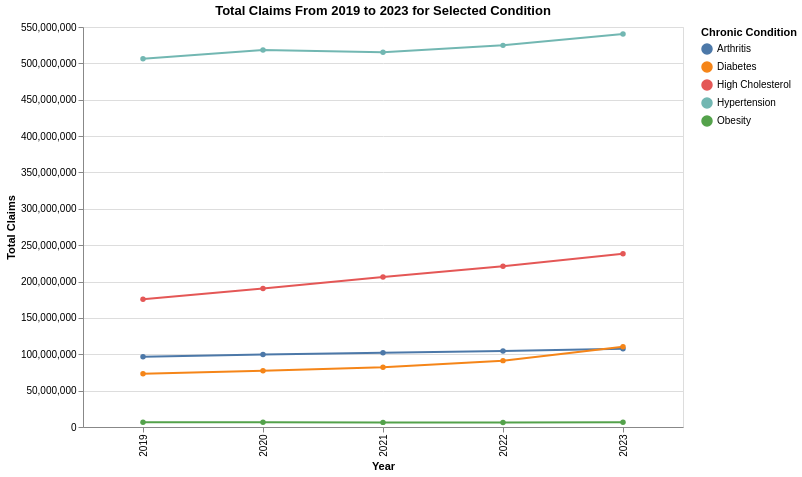

Write notebook code for a chart like this one.
### Code cell
import pandas as pd
import altair as alt

df = pd.read_csv("medicare_with_conditions.csv")

conditions = ["Hypertension", "High Cholesterol", "Diabetes", "Obesity", "Arthritis"]
claims = ["Tot_Clms_2019", "Tot_Clms_2020", "Tot_Clms_2021", "Tot_Clms_2022", "Tot_Clms_2023"]

# create a new df with only the top 5 conditions we are looking at and organize the claims by year
conditions_df = df[df['Disease_Category'].isin(conditions)]
new_df = conditions_df.melt(id_vars = ["Disease_Category"], 
                            value_vars = claims, 
                            var_name = "Year", 
                            value_name = "Total_Claims")

new_df["Year"] = new_df["Year"].str[-4:].astype(int)

# find the total number of claims per year for each condition
sum_df = new_df.groupby(["Disease_Category", "Year"], as_index = False)["Total_Claims"].sum()

# create line plot using altair
input_dropdown = alt.binding_select(options = [None] + conditions,
                                    labels = ["All"] + conditions,
                                    name = "Chronic Condition: ")
selection = alt.selection_point(fields = ["Disease_Category"], bind = input_dropdown)

alt.Chart(sum_df).mark_line(point = True).encode(
    x = alt.X("Year:O"),
    y = alt.Y("Total_Claims:Q", title = "Total Claims"),
    color = alt.Color("Disease_Category:N", legend = alt.Legend(title="Chronic Condition")),
    tooltip = [alt.Tooltip("Disease_Category:N", title="Condition"),
               alt.Tooltip("Year:O"),
               alt.Tooltip("Total_Claims:Q", title="Total Claims")]
).add_params(
    selection
).transform_filter(
    selection
).properties(
    width = 600,
    height = 400,
    title = "Total Claims From 2019 to 2023 for Selected Condition"
)

### Figure 1 — Vega-Lite specification as saved in the notebook (floating-point values rounded to 4 significant figures)
{"config": {"view": {"continuousWidth": 300, "continuousHeight": 300}}, "data": {"name": "data-930f45f68ec96c402a9d7106899c15ce"}, "mark": {"type": "line", "point": true}, "encoding": {"color": {"field": "Disease_Category", "legend": {"title": "Chronic Condition"}, "type": "nominal"}, "tooltip": [{"field": "Disease_Category", "title": "Condition", "type": "nominal"}, {"field": "Year", "type": "ordinal"}, {"field": "Total_Claims", "title": "Total Claims", "type": "quantitative"}], "x": {"field": "Year", "type": "ordinal"}, "y": {"field": "Total_Claims", "title": "Total Claims", "type": "quantitative"}}, "height": 400, "params": [{"name": "param_69", "select": {"type": "point", "fields": ["Disease_Category"]}, "bind": {"input": "select", "options": [null, "Hypertension", "High Cholesterol", "Diabetes", "Obesity", "Arthritis"], "labels": ["All", "Hypertension", "High Cholesterol", "Diabetes", "Obesity", "Arthritis"], "name": "Chronic Condition: "}}], "title": "Total Claims From 2019 to 2023 for Selected Condition", "transform": [{"filter": {"param": "param_69"}}], "width": 600, "$schema": "https://vega.github.io/schema/vega-lite/v5.8.0.json", "datasets": {"data-930f45f68ec96c402a9d7106899c15ce": [{"Disease_Category": "Arthritis", "Year": 2019, "Total_Claims": 96730000.0}, {"Disease_Category": "Arthritis", "Year": 2020, "Total_Claims": 99580000.0}, {"Disease_Category": "Arthritis", "Year": 2021, "Total_Claims": 102100000.0}, {"Disease_Category": "Arthritis", "Year": 2022, "Total_Claims": 104400000.0}, {"Disease_Category": "Arthritis", "Year": 2023, "Total_Claims": 107700000.0}, {"Disease_Category": "Diabetes", "Year": 2019, "Total_Claims": 73130000.0}, {"Disease_Category": "Diabetes", "Year": 2020, "Total_Claims": 77380000.0}, {"Disease_Category": "Diabetes", "Year": 2021, "Total_Claims": 82080000.0}, {"Disease_Category": "Diabetes", "Year": 2022, "Total_Claims": 91250000.0}, {"Disease_Category": "Diabetes", "Year": 2023, "Total_Claims": 110300000.0}, {"Disease_Category": "High Cholesterol", "Year": 2019, "Total_Claims": 175700000.0}, {"Disease_Category": "High Cholesterol", "Year": 2020, "Total_Claims": 190500000.0}, {"Disease_Category": "High Cholesterol", "Year": 2021, "Total_Claims": 206200000.0}, {"Disease_Category": "High Cholesterol", "Year": 2022, "Total_Claims": 221000000.0}, {"Disease_Category": "High Cholesterol", "Year": 2023, "Total_Claims": 238400000.0}, {"Disease_Category": "Hypertension", "Year": 2019, "Total_Claims": 506400000.0}, {"Disease_Category": "Hypertension", "Year": 2020, "Total_Claims": 518500000.0}, {"Disease_Category": "Hypertension", "Year": 2021, "Total_Claims": 515200000.0}, {"Disease_Category": "Hypertension", "Year": 2022, "Total_Claims": 524700000.0}, {"Disease_Category": "Hypertension", "Year": 2023, "Total_Claims": 540400000.0}, {"Disease_Category": "Obesity", "Year": 2019, "Total_Claims": 6495000.0}, {"Disease_Category": "Obesity", "Year": 2020, "Total_Claims": 6478000.0}, {"Disease_Category": "Obesity", "Year": 2021, "Total_Claims": 6352000.0}, {"Disease_Category": "Obesity", "Year": 2022, "Total_Claims": 6337000.0}, {"Disease_Category": "Obesity", "Year": 2023, "Total_Claims": 6414000.0}]}}
